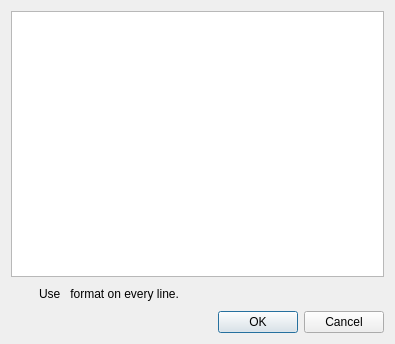
<?xml version="1.0" encoding="UTF-8"?>
<ui version="4.0">
 <class>BatchDialog</class>
 <widget class="QDialog" name="BatchDialog">
  <property name="geometry">
   <rect>
    <x>0</x>
    <y>0</y>
    <width>395</width>
    <height>344</height>
   </rect>
  </property>
  <layout class="QVBoxLayout" name="verticalLayout">
   <item>
    <widget class="QPlainTextEdit" name="plainTextEdit"/>
   </item>
   <item>
    <layout class="QHBoxLayout" name="horizontalLayout">
     <item>
      <widget class="QLabel" name="iconLabel">
       <property name="sizePolicy">
        <sizepolicy hsizetype="Fixed" vsizetype="Fixed">
         <horstretch>0</horstretch>
         <verstretch>0</verstretch>
        </sizepolicy>
       </property>
       <property name="minimumSize">
        <size>
         <width>22</width>
         <height>22</height>
        </size>
       </property>
       <property name="maximumSize">
        <size>
         <width>22</width>
         <height>22</height>
        </size>
       </property>
       <property name="text">
        <string/>
       </property>
      </widget>
     </item>
     <item>
      <widget class="QLabel" name="infoLabel">
       <property name="text">
        <string>Use &lt;Keyword&gt; &lt;Phrase&gt; format on every line.</string>
       </property>
      </widget>
     </item>
    </layout>
   </item>
   <item>
    <widget class="QDialogButtonBox" name="buttonBox">
     <property name="orientation">
      <enum>Qt::Horizontal</enum>
     </property>
     <property name="standardButtons">
      <set>QDialogButtonBox::Cancel|QDialogButtonBox::Ok</set>
     </property>
    </widget>
   </item>
  </layout>
 </widget>
 <tabstops>
  <tabstop>buttonBox</tabstop>
 </tabstops>
 <resources/>
 <connections>
  <connection>
   <sender>buttonBox</sender>
   <signal>accepted()</signal>
   <receiver>BatchDialog</receiver>
   <slot>accept()</slot>
   <hints>
    <hint type="sourcelabel">
     <x>248</x>
     <y>254</y>
    </hint>
    <hint type="destinationlabel">
     <x>157</x>
     <y>274</y>
    </hint>
   </hints>
  </connection>
  <connection>
   <sender>buttonBox</sender>
   <signal>rejected()</signal>
   <receiver>BatchDialog</receiver>
   <slot>reject()</slot>
   <hints>
    <hint type="sourcelabel">
     <x>316</x>
     <y>260</y>
    </hint>
    <hint type="destinationlabel">
     <x>286</x>
     <y>274</y>
    </hint>
   </hints>
  </connection>
 </connections>
</ui>
